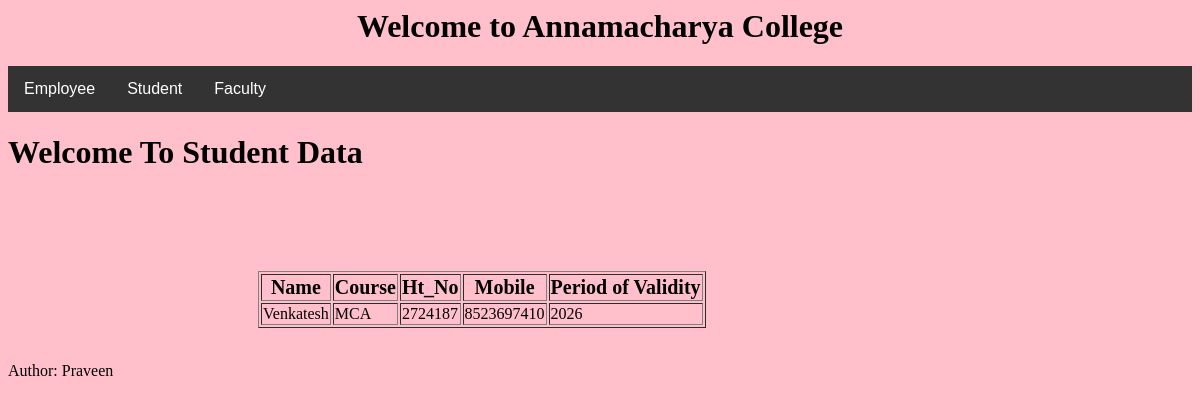
Screenshot of /view_student/ with the database file from the repository.
### myapp/models.py (models this page shows, shortened)
class StudentModel(models.Model):
    name = models.CharField(max_length=30)
    course = models.CharField(max_length=30)
    ht_no= models.CharField(max_length=10, unique=True)
    mobile = models.CharField(max_length=10, unique=True)
    pov=models.CharField(max_length=9)

### myapp/views.py (the view)
# urls.py: path('view_student/', views.view_student,  name = 'view_student'),
def view_student(request):
    ob=StudentModel.objects.all().values()
    context={
        'data':ob
        }
    temp=loader.get_template('view_student.html')
    return HttpResponse(temp.render(context,request))

### myapp/templates/view_student.html (shortened to what this page needs)
{%   extends  "master.html"  %}
{%  block content  %}
<h1>Welcome To Student  Data</h1>
<table border="1">
<tr style="font-size: 20px;">
<th>Name</th>
<th>Course</th>
<th>Ht_No</th>
<th>Mobile</th>
<th>Period of Validity</th>
</tr>
{%  for  x  in  data  %}
<tr style="font-size: 16px;">
<td>{{x.name}}</td>
<td>{{x.course}}</td>
<td>{{x.ht_no}}</td>
<td>{{x.mobile}}</td>
<td>{{x.pov}}</td>
</tr>
{% endfor %}
</table>
<br>
 {% endblock %}

### myapp/templates/view_student.html (style rules this page uses)
table { margin-top: 100px; margin-left: 250px; }

### rows the page displays
StudentModel: name "Venkatesh", course "MCA", ht_no "2724187", mobile "8523697410", pov "2026"
